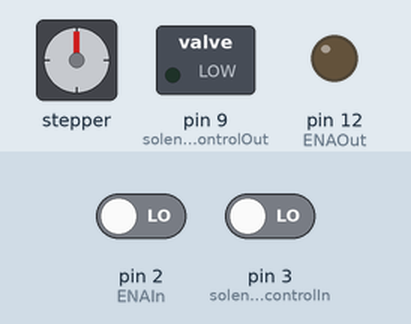
The sketch below on a simulated Arduino Uno, built with avr-gcc and run on an emulated ATmega328P. Parts: stepper motor, switched loads named in the sketch (green lamp = pin HIGH), output pins drawn as LEDs (lit = HIGH). Wiring (inferred from the names in the program): stepper motor driver (200 steps per turn assumed): step pin 10; direction pin 11. The test bench sets the inputs (shaded band); at power-on: pin 2 (ENAIn) LOW, pin 3 (solenoidcontrolIn) LOW. Pins used as bus, display or sensor lines are not drawn; what the sketch prints to the serial monitor is not drawn.

Above: at 1.2 s.
1.3 s: pin 2 (ENAIn) driven HIGH
At 1.9 s:
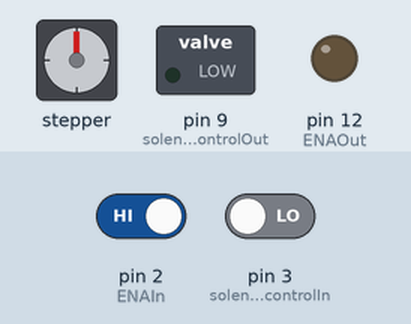
4.3 s: pin 3 (solenoidcontrolIn) driven HIGH
At 4.9 s:
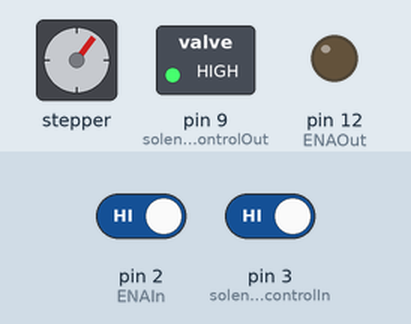
5.8 s: pin 2 (ENAIn) driven LOW and pin 3 (solenoidcontrolIn) driven LOW
8.8 s: pin 2 (ENAIn) driven HIGH
11.8 s: pin 2 (ENAIn) driven LOW
At 12.6 s:
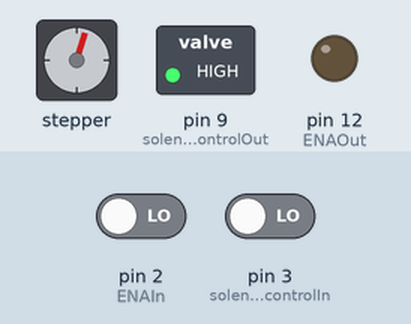
13.3 s: pin 2 (ENAIn) driven HIGH
At 14.3 s:
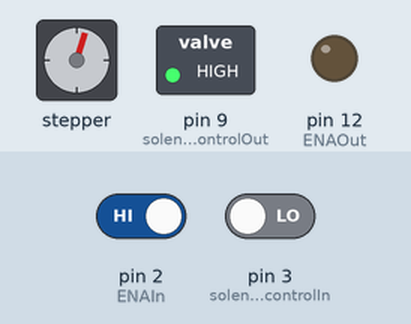
Timing chart, 0 to 63.8 s (numbered marks = the images above; inputs shaded):
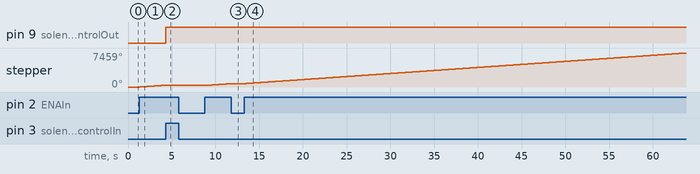

Measured:
- after the input at 1.3 s, stepper: keeps turning clockwise at about 134°/s, starting at once
- after the input at 4.3 s, pin 9 (solenoidcontrolOut): LOW → HIGH at once; stepper: goes on until 4.3 s, then stays 397°
- after the input at 8.8 s, stepper: keeps turning clockwise at about 136°/s, starting after 0.51 s
- after the input at 11.8 s, stepper: goes on until 11.8 s, then stays 738°
- after the input at 13.3 s, stepper: keeps turning clockwise at about 133°/s, starting at once

The sketch:

Drain_Rig_Automation.ino
```cpp
int ENAIn=2;
int solenoidcontrolIn=3;
int solenoidcontrolOut=9;
int ENAOut=12;
int DIRpin=11;
int PULpin=10;
int counter=0;

void setup() {
  // put your setup code here, to run once:
  pinMode(ENAIn,INPUT);
  pinMode(solenoidcontrolIn,INPUT);
  pinMode(solenoidcontrolOut,OUTPUT);
  pinMode(ENAOut,OUTPUT);
  pinMode(DIRpin,OUTPUT);
  pinMode(PULpin,OUTPUT);
  Serial.begin(9600);
  digitalWrite(solenoidcontrolOut,LOW);
  digitalWrite(DIRpin,HIGH);
}


void loop() {
  // put your main `code here, to run repeatedly:

  while (digitalRead(ENAIn)==HIGH){


      if (digitalRead(solenoidcontrolIn)==HIGH&&digitalRead(solenoidcontrolOut)==HIGH){
        digitalWrite(solenoidcontrolOut,LOW);
        Serial.println(digitalRead(solenoidcontrolOut));
        delay(5000);
        break;
      }

      else if(digitalRead(solenoidcontrolIn)==HIGH&&digitalRead(solenoidcontrolOut)==LOW){
        digitalWrite(solenoidcontrolOut,HIGH);

        Serial.println(digitalRead(solenoidcontrolOut));
        delay(5000);
        break;
      }

    Serial.println("Im outta if");

    digitalWrite(ENAOut,LOW);
    digitalWrite(PULpin,HIGH);
    delayMicroseconds(400);
    digitalWrite(PULpin,LOW);
    delayMicroseconds(400);
    digitalRead(ENAIn);
  }
  Serial.println("Im outta while");

}
```
